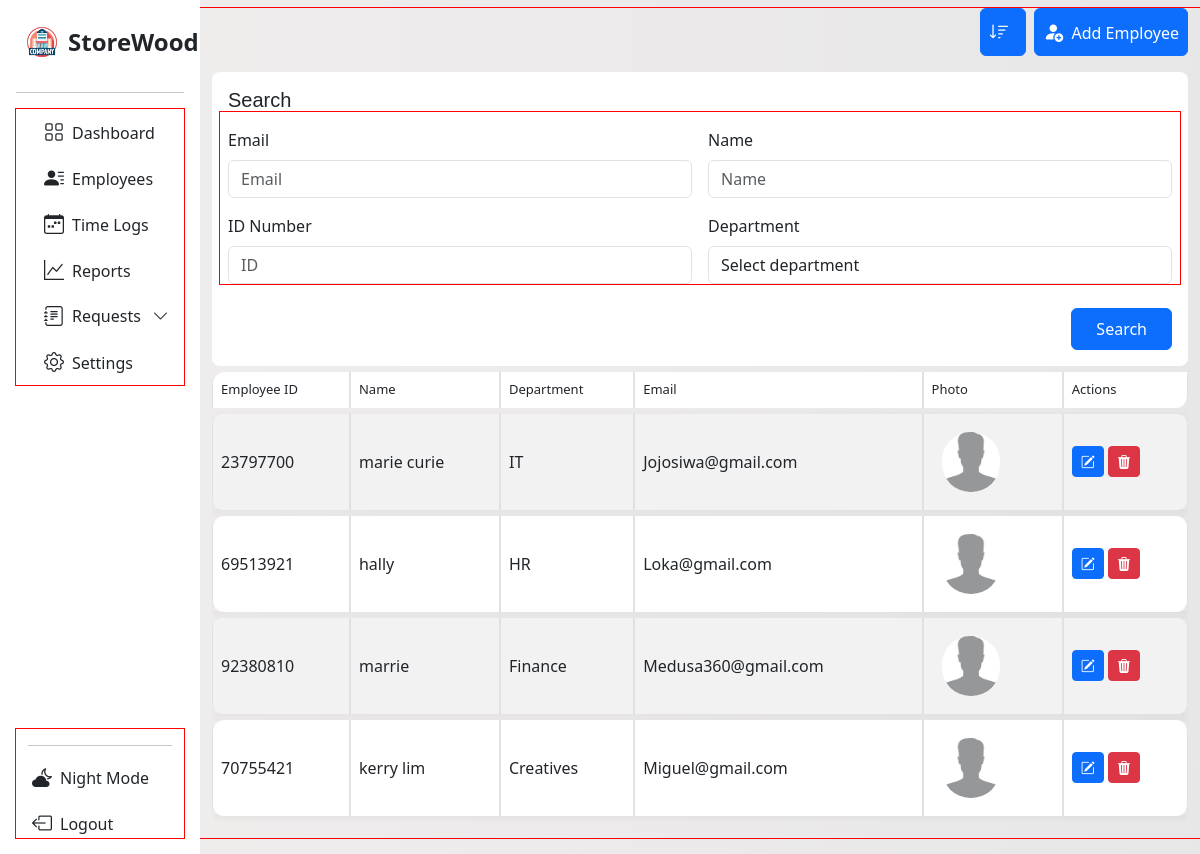
The page /employee_management?sort_by=email on the database its author committed.
### tables this page shows
CREATE TABLE employee 
                            (id INTEGER PRIMARY KEY AUTOINCREMENT,
                            employee_id TEXT, name TEXT, department TEXT,
                            photo_path TEXT, email TEXT);

### App/main.py (the view)
@app.route('/employee_management')
def employees_management():
    sort_by = request.args.get('sort_by')
    valid_fields = ['name', 'department', 'email']
    query = '''SELECT employee_id, name, department, email, photo_path, id FROM employee'''
    if sort_by in valid_fields:
        query += f' ORDER BY {sort_by} COLLATE NOCASE'
    try:
        with sqlite3.connect(db.connect_employee()) as con:
            cur = con.cursor()
            cur.execute(query)
            employee = cur.fetchall()
    except sqlite3.Error as e:
        print("Fetch error:", e)
        employee = []
    return render_template('e_manage.html', employee=employee, field=sort_by)

### App/database.py (called while the page is built)
    def connect_employee(self):
        return self.employee_database

### App/templates/e_manage.html (shortened to what this page needs)
<!DOCTYPE html>
<html lang="en">
<head>
  <link rel="stylesheet" href="{{ url_for('static', filename='dash.css') }}">
  <link rel="stylesheet" href="{{ url_for('static', filename='manage.css') }}">
  <link href="https://cdn.jsdelivr.net/npm/bootstrap-icons@1.11.3/font/bootstrap-icons.css" rel="stylesheet">
  <link href='https://unpkg.com/boxicons@2.1.4/css/boxicons.min.css' rel='stylesheet'>
  <link href="https://cdn.jsdelivr.net/npm/bootstrap@5.3.0/dist/css/bootstrap.min.css" rel="stylesheet">
</head>
<body>
<div class="container-fluid overflow-hidden">
  <div class="row vh-100 overflow-auto">
     <nav id="sidebarMenu" class="col-12 col-sm-4 col-md-3 col-lg-3 col-xl-2 bg-col px-0 position-sticky sticky-top">
  <div class="d-flex w-100 flex-column p-3 align-items-sm-start pt-4 h-100">
    <a href="/" class="d-flex align-items-center mb-3 text-dark text-decoration-none w-100 px-2">
      <img src="{{ url_for('static', filename='img/company.png') }}?v=2" alt="Logo" width="36" height="36" class="me-2">
      <span class="fs-4 fw-semibold">StoreWood</span>
    </a>
    <hr class="w-100">
    <ul class="nav nav-pills flex-column mb-auto w-100" id="menu">
      <div class="container con-li">
        <li class="nav-item">
          <a href="{{ url_for('management') }}" class="nav-link text-dark {% if page == 'dashboard' %}active-page{% endif %}">
            <i class="fs-5 bi bi-grid"></i><span class="ms-2">Dashboard</span>
          </a>
        </li>
        <li class="nav-item">
          <a class="nav-link text-dark {% if page == 'employees' %}active-page{% endif %}" href="{{ url_for('employees_management') }}">
            <i class="bi bi-person-lines-fill fs-5"></i><span class="ms-2">Employees</span>
          </a>
        </li>
        <li>
          <a href="#" class="nav-link text-dark {% if page == 'timelogs' %}active-page{% endif %}">
            <i class="bi bi-calendar-week fs-5"></i><span class="ms-2">Time Logs</span>
          </a>
        </li>
        <li>
          <a href="#" class="nav-link text-dark {% if page == 'reports' %}active-page{% endif %}">
            <i class="fs-5 bi bi-graph-up"></i><span class="ms-2">Reports</span>
          </a>
        </li>
        <li class="nav-item">
          <a class="nav-link d-flex justify-content-between align-items-center text-dark {% if page == 'requests' %}active-page{% endif %}"
            data-bs-toggle="collapse" href="#requestsSubMenu" role="button" aria-expanded="false" aria-controls="requestsSubMenu">
            <span class="d-flex align-items-center gap-2 flex-grow-1">
              <i class="fs-5 bi bi-journal-text"></i>
              <span class="text-truncate">Requests</span>
            </span>
            <i class="bi bi-chevron-down arrow-icon ms-2"></i>
          </a>
        </li>
        <li>
          <a href="#" class="nav-link text-dark {% if page == 'settings' %}active-page{% endif %}">
            <i class="fs-5 bi bi-gear"></i><span class="ms-2">Settings</span>
          </a>
        </li>
      </div>
    </ul>
    <div class="container mt-auto">
      <hr class="w-100">
      <a href="{{ url_for('admin_login') }}" class="nav-link text-dark mt-3">
        <i class="bi bi-cloud-moon-fill fs-5 ms-1"></i><span class="ms-2">Night Mode</span>
      </a>
      <a href="{{ url_for('admin_login') }}" class="nav-link text-dark mt-3">
        <i class="bi bi-box-arrow-left fs-5 ms-1"></i><span class="ms-2">Logout</span>
      </a>
    </div>
  </div>
</nav>
<div class="col d-flex flex-column w-50">
<div class="row mb-3 mt-2">
  <div class="col-12 d-flex justify-content-end flex-wrap gap-2 gap-md-0">
       <div class="d-flex flex-row align-items-center gap-2 mb-3 flex-wrap">
      <div>
        <div class="dropdown">
          <button class="btn btn-primary p-2 pe-3" type="button" id="sortDropdown" data-bs-toggle="dropdown" aria-expanded="false">
            <i class="bi bi-sort-down fs-5"></i>
          </button>
        </div>
      </div>
      <div>
        <a href="{{ url_for('add_employee') }}">
          <button class="btn btn-primary p-2" type="button">
            <i class="bi bi-person-fill-add fs-5"></i> <span class="ms-1">Add Employee</span>
          </button>
        </a>
      </div>
    </div>
      <div class="col-12">
        <form action="{{ url_for('search_employee') }}" method="get" class="rounded-3 p-3" style="background-color: white;">
          <p class="search-txt h5 mb-3">Search</p>
          <div class="row g-3">
            <div class="col-md-6">
              <label for="e-email" class="form-label">Email</label>
              <input name="email" value="{{ email or '' }}" type="email" id="e-email" class="form-control" placeholder="Email">
            </div>
            <div class="col-md-6">
              <label for="e-name" class="form-label">Name</label>
              <input name="name" value="{{ name or '' }}" type="text" id="e-name" class="form-control" placeholder="Name">
            </div>
            <div class="col-md-6">
              <label for="e-id" class="form-label">ID Number</label>
              <input name="identification-number" value="{{ iden_num or '' }}" type="text" id="e-id" class="form-control" placeholder="ID">
            </div>
            <div class="col-md-6">
              <label for="e-dept" class="form-label">Department</label>
              <select id="e-dept" class="form-control" name="department">
                <option selected disabled>Select department</option>
              </select>
            </div>
          </div>
          <div class="d-flex justify-content-end mt-4">
            <button type="submit" class="btn btn-primary px-4 py-2">Search</button>
          </div>
        </form>
      </div>
  <div class="col-12">
    <div class="table-responsive">
      <table class="table table-striped table-bordered custom-table">
        <thead class="head">
          <tr>
            <th>Employee ID</th>
            <th>Name</th>
            <th>Department</th>
            <th>Email</th>
            <th>Photo</th>
            <th>Actions</th>
          </tr>
        </thead>
        <tbody>
          {% if employee %}
            {% for emp in employee %}
              <tr>
                <td>{{ emp[0] }}</td>
                <td>{{ emp[1] }}</td>
                <td>{{ emp[2] }}</td>
                <td>{{ emp[3] }}</td>
                <td>
                  {% if emp[4] %}
                    <img class="employee-photos" src="{{ url_for('static', filename=emp[4]) }}" width="100" alt="Employee Photo">
                  {% endif %}
                </td>
                <td>
                  <a href="{{ url_for('edit_employees_profile', id=emp[5]) }}" class="btn btn-primary btn-sm"><i class="bi bi-pencil-square"></i></a>
                  <a href="{{ url_for('delete_employee_profile', id=emp[5]) }}" class="btn btn-danger btn-sm"><i class="bi bi-trash3-fill"></i></a>
                </td>
              </tr>
            {% endfor %}
          {% else %}
            <tr>
              <td colspan="6" class="text-center">No employee found.</td>
            </tr>
          {% endif %}
        </tbody>
      </table>
    </div>
  </div>
</div>
    </div>
  </div>
</div>
</body>
</html>

### App/static/dash.css (style rules this page uses)
* { scrollbar-width: none; }
body { background: linear-gradient(to right, #f0eded, #e8e7e7); overflow-x: hidden; scrollbar-width: none; height: 100%; }
*, *::before, *::after { box-sizing: border-box; }
.bg-col { background-color: rgb(255, 255, 255) !important; }
.dropdown { width: 100%; z-index: 100; }
.custom-table { border-collapse: separate !important; border-spacing: 0 6px; height: 30px; border-radius: 10px; overflow: hidden; }
.custom-table tbody tr td, .custom-table tbody tr th { height: 70px; vertical-align: middle; }
.custom-table tbody tr { background-color: #fff; box-shadow: 0 2px 8px rgba(0, 0, 0, 0.05); }
.custom-table tbody tr td:first-child, .custom-table tbody tr th:first-child { border-top-left-radius: 12px; border-bottom-left-radius: 12px; }
.custom-table tbody tr td:last-child { border-top-right-radius: 12px; border-bottom-right-radius: 12px; }
.custom-table thead th:first-child { border-top-left-radius: 12px; }
.custom-table thead th:last-child { border-bottom-right-radius: 12px; }
thead.head th { font-size: small; font-weight: 500; }
.bg-col { background-color: white; }
.bg-col ul li { min-width: 140px; max-width: 100%; width: auto; }
#sidebarMenu { height: 100vh; overflow-y: scroll; overflow-x: hidden; position: sticky; top: 0; scrollbar-width: none; -ms-overflow-style: none; }
main, .container, .row, .col { outline: 1px solid red; }
.search-txt { font-weight: 400; font-family: 'Gill Sans', 'Gill Sans MT', Calibri, 'Trebuchet MS', sans-serif; }
#sortDropdown i { font-size: 20px; }
.arrow-icon { transition: transform 0.3s ease; display: inline-block; position: relative; width: 1.2em; text-align: center; }
.arrow-icon::before { content: ''; display: inline-block; width: 0; }

### App/static/manage.css (style rules this page uses)
.employee-photos { padding: 10px; width: 4.9rem; height: 5rem; border-radius: 2.4em; object-fit: cover; }

### rows shown on the page
employee: employee "23797700", name "marie curie", department "IT", email "Jojosiwa@gmail.com", photo_path (placeholder picture)
employee: employee "69513921", name "hally", department "HR", email "Loka@gmail.com", photo_path (placeholder picture)
employee: employee "92380810", name "marrie", department "Finance", email "Medusa360@gmail.com", photo_path (placeholder picture)
employee: employee "70755421", name "kerry lim", department "Creatives", email "Miguel@gmail.com", photo_path (placeholder picture)
